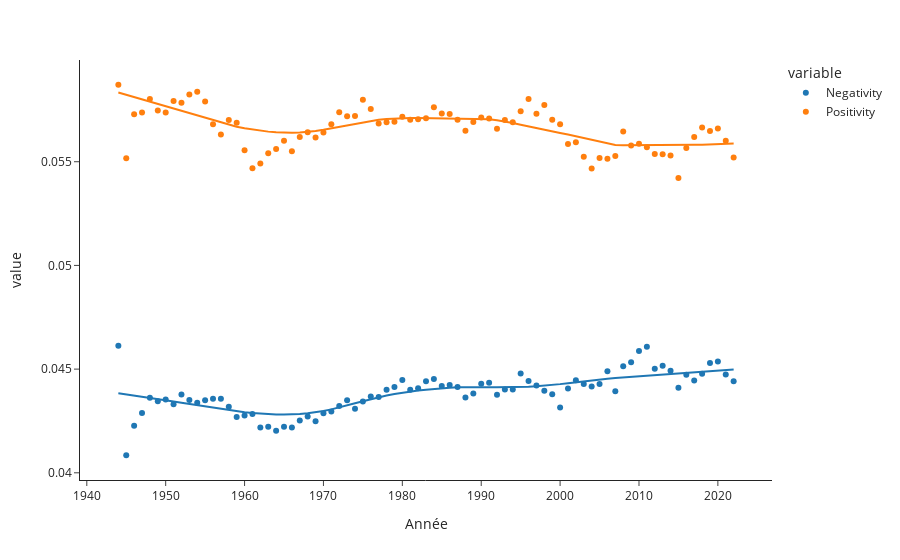

Write notebook code for a chart like this one.
### Markdown cell above
## Corpus Le Monde

### Code cell
import pandas as pd
import matplotlib.pyplot as plt
import plotly.express as px
from scipy.signal import detrend
import numpy as np
total = pd.read_csv("lemonde1.csv")
neg= pd.read_csv("neg_lemonde.csv")
pos= pd.read_csv("pos_lemonde.csv")

total = total.groupby("annee").sum().reset_index()[["annee","n"]]
total["Année"] = total.annee
total["Negativity"] = neg.n/total.n
total["Positivity"] = pos.n/total.n
total["Emotionality"] = total.Negativity + total.Positivity


fig = px.scatter(total,x="Année",y=["Negativity","Positivity"],template="simple_white",trendline="lowess", trendline_options=dict(frac=0.4))
fig.write_html("lemonde.html")
fig.show()
